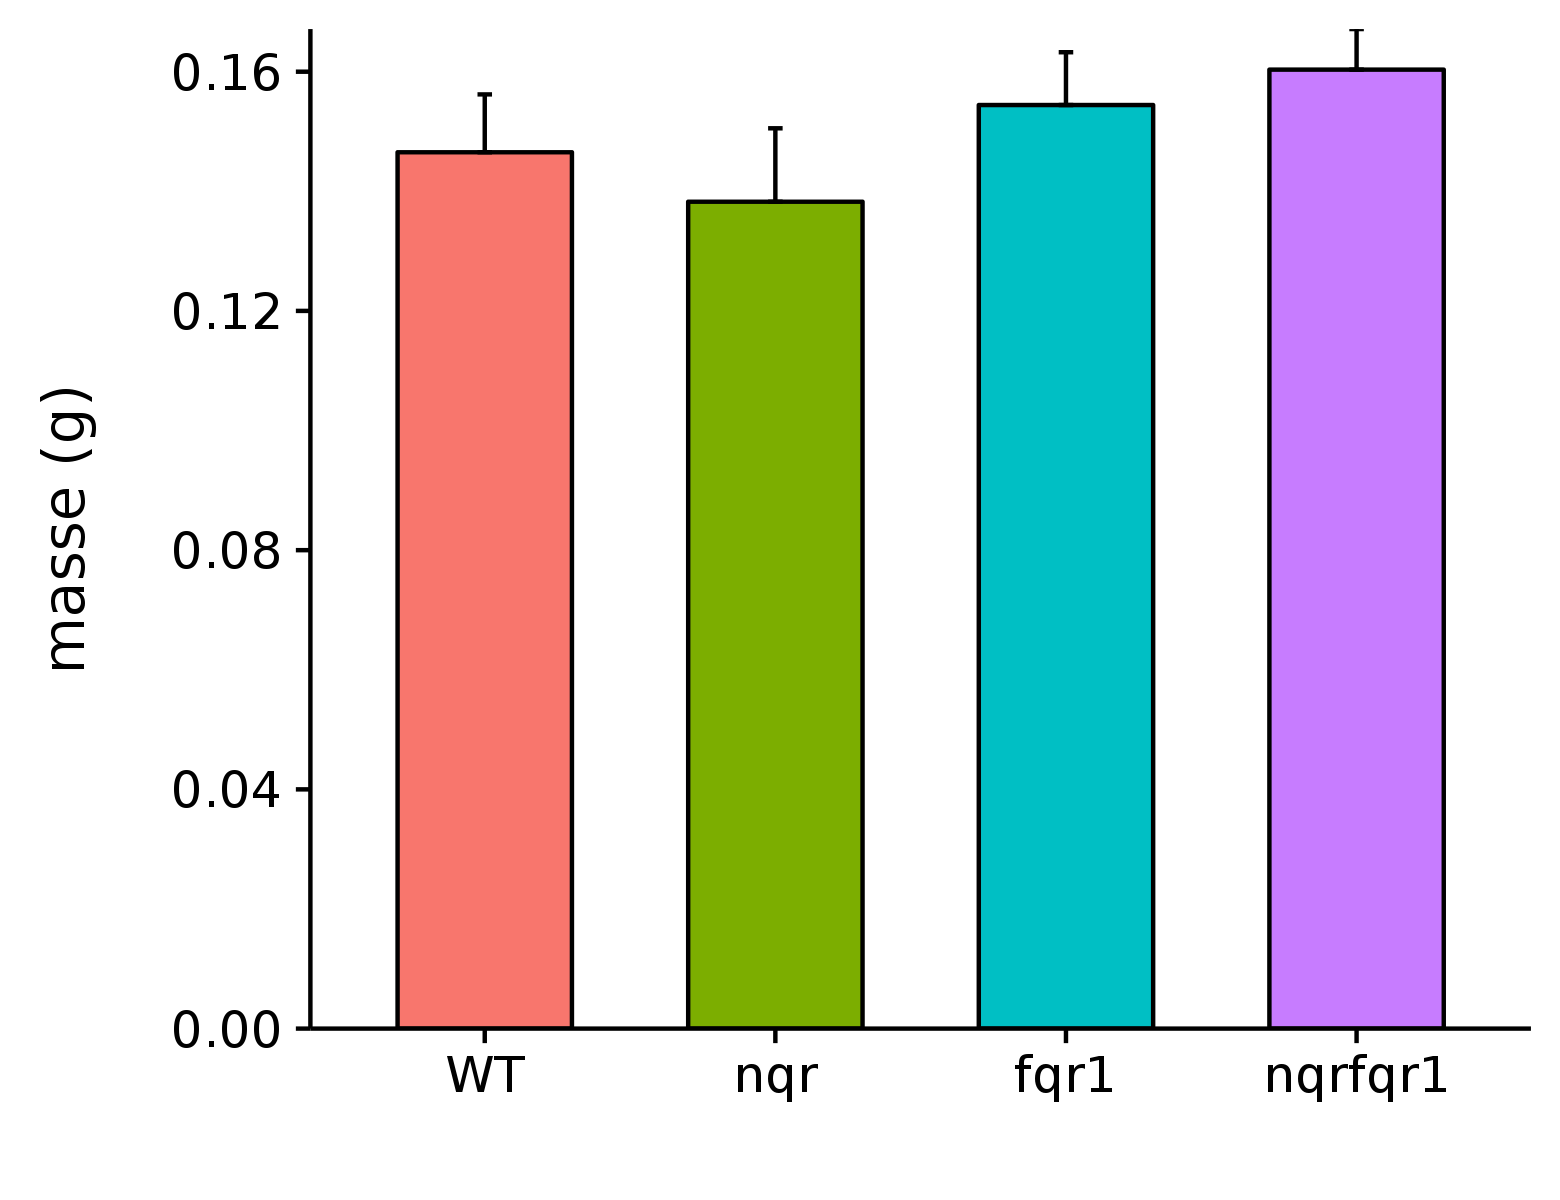

Source code (R):
rm(list = ls())
graphics.off()

library(ggplot2)
library(cowplot)

data <- read.csv("masseCol3semainesCONT.csv", header = TRUE)

mean <- aggregate(data$masse, list(data$genotype), mean)

StandErr <- function(x){
  return(sd(x) / sqrt(length(x)))
}
se <- aggregate(data$masse, list(data$genotype), StandErr)

result <- cbind(mean, se[,2])
colnames(result) <- c("genotype", "moyenne", "se")
result$genotype <- factor(result$genotype, levels = c("WT", "nqr", "fqr1","nqrfqr1"))

g <- ggplot(result, aes(genotype, moyenne, fill = genotype)) +
  geom_bar(stat = "identity", colour = "black", width = 0.6, position = position_dodge(0.8)) +
  theme(legend.position = "none") +
  xlab(" ") +
  scale_y_continuous(name = "masse (g)\n",
                     expand = c(0,0)) +
  geom_errorbar(aes(ymin = result$moyenne, ymax = result$moyenne + result$se), width = 0.05)
save_plot("masseCol3semainesCONT.png", g, base_aspect_ratio = 1.3)

#######
#TESTS#
#######

shapiroTest <- aggregate(masse ~ genotype, data = data, 
                         function (x) shapiro.test(x)$p.value)
#toutes les distributions sont normales

result <- data.frame(reference=character(0),
                     genotype=character(0),
                     bartlett=numeric(0),
                     bartlett.pass=logical(0),
                     student=numeric(0),
                     student.pass=logical(0))

for (params in list(c("WT", "nqr"),
                    c("WT", "fqr1"),
                    c("WT", "nqrfqr1"))) {
  
  reference <- params[1]
  genotype <- params[2]
  
  bartlettResult <- bartlett.test(list(data$masse[data$genotype == reference],
                                       data$masse[data$genotype == genotype]))
  
  #égalité des variances
  
  studentResult<- t.test(data$masse[data$genotype == reference],
                         data$masse[data$genotype == genotype], var.equal = TRUE)
  
  result <- rbind(result, data.frame(reference=reference,
                                     genotype=genotype,
                                     bartlett=bartlettResult$p.value,
                                     bartlett.pass=(bartlettResult$p.value > 0.05),
                                     student=studentResult$p.value,
                                     student.pass=(studentResult$p.value > 0.05)))
}
